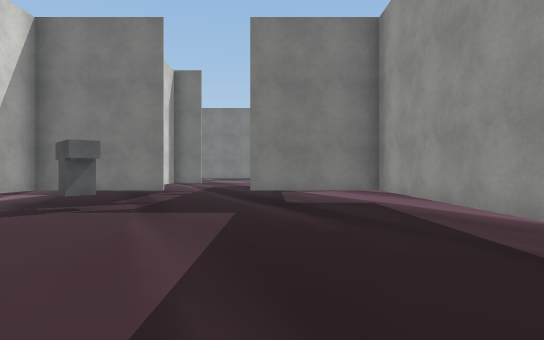
[1] (above)

22 first-person views from a walk through a 3-D level made in the Unity game engine. The camera is 1.5 m above the floor, looks level and sees 80° across. The floor is counted in squares, 2 m on a side. Each view is taken from the middle of a square. On the plan, view 1 faces up. The plan holds only what a view shows up to about 11 squares ahead; the rest is blank. The place goes on beyond the plan. The player character is not drawn. Some animated figures are left out. Some surface patterns are stand-ins.

[2]
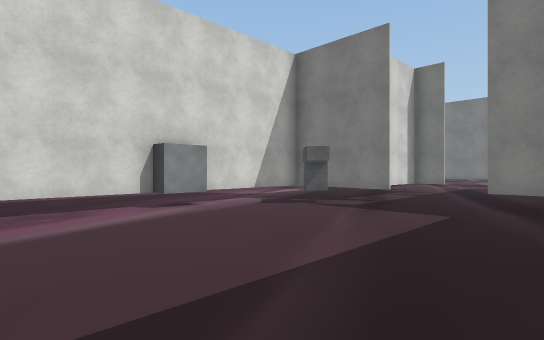

[3]
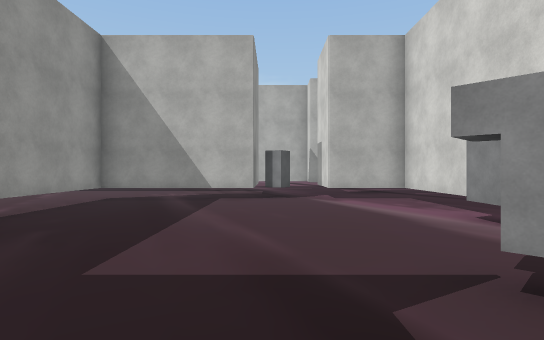

[4]
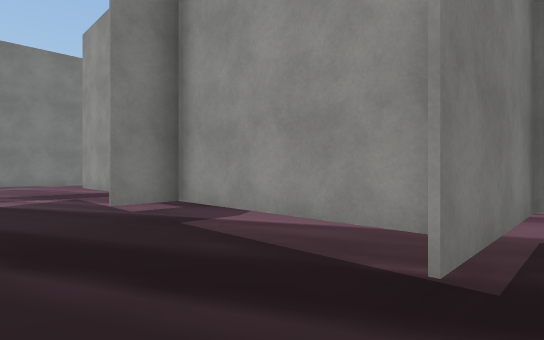

[5]
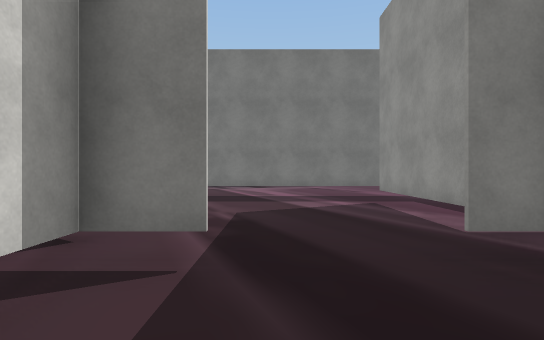

[6]
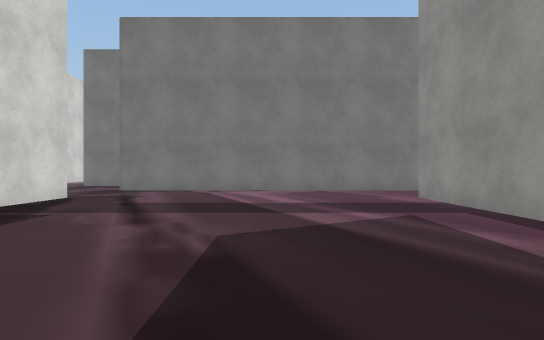

[7]
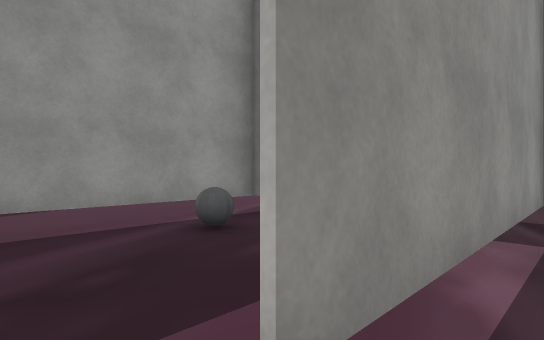

[8]
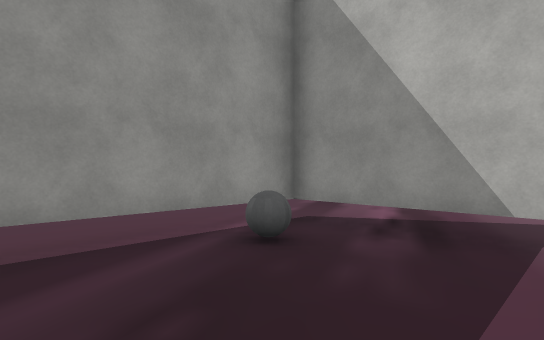

[9]
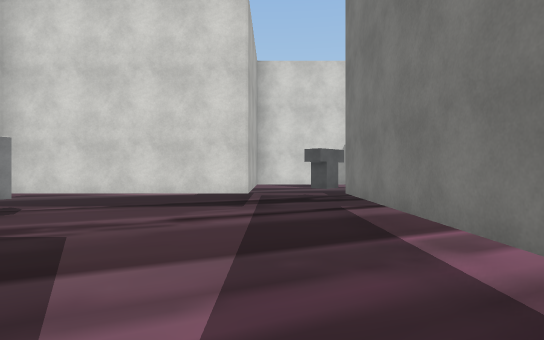

[10]
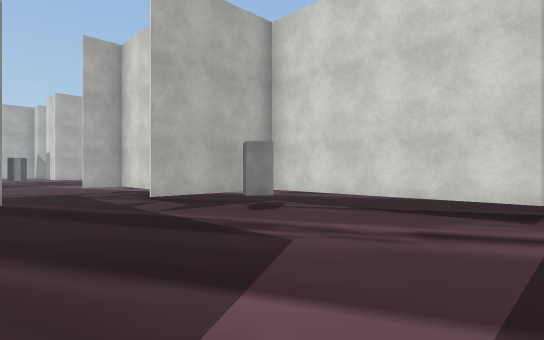

[11]
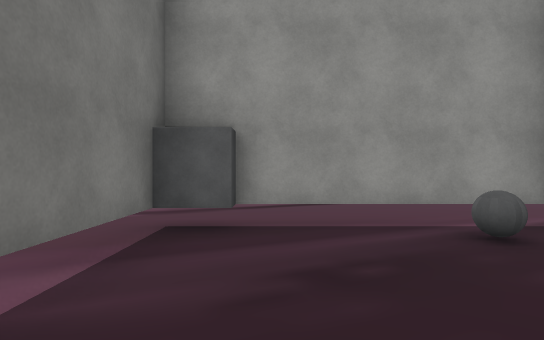

[12]
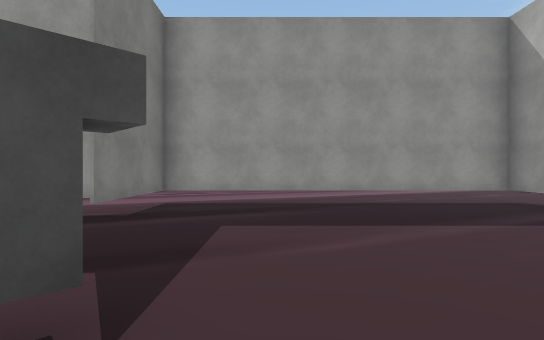

[13]
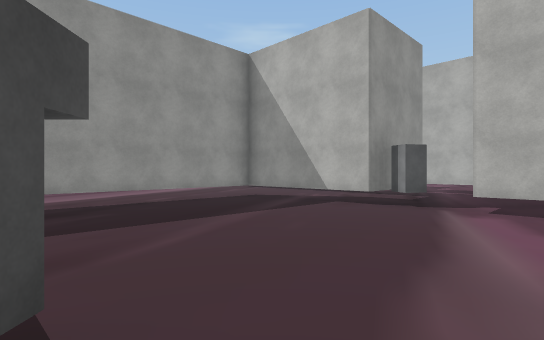

[14]
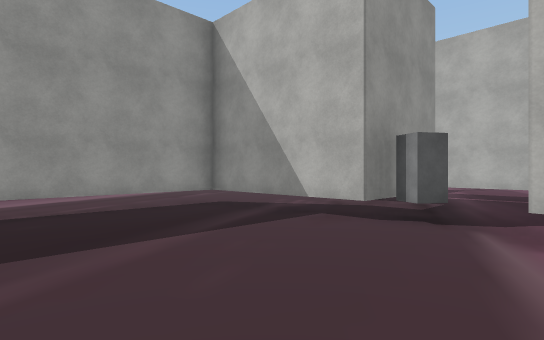

[15]
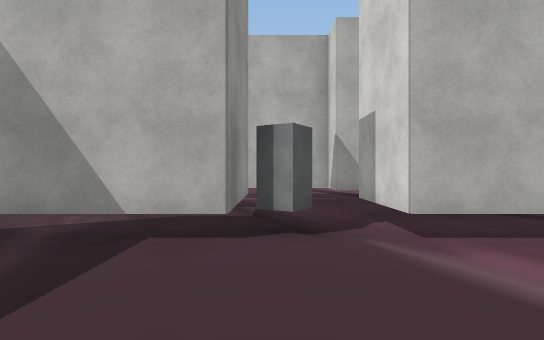

[16]
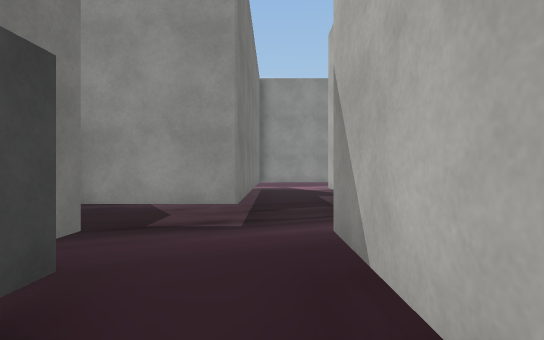

[17]
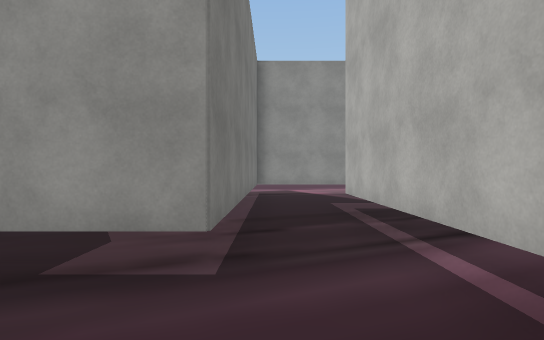

[18]
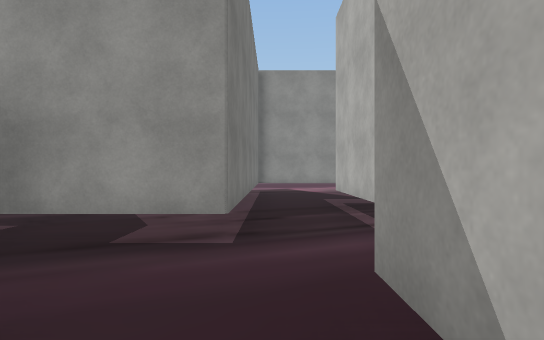

[19]
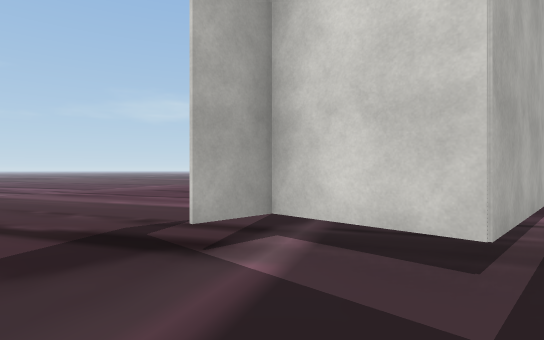

[20]
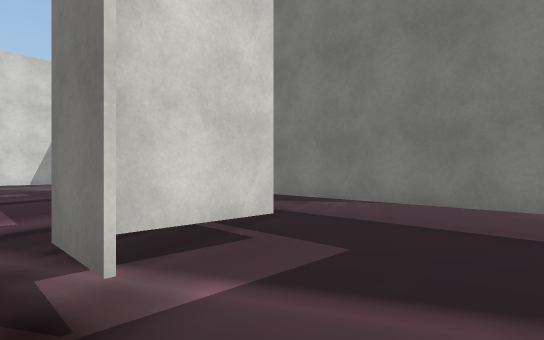

[21]
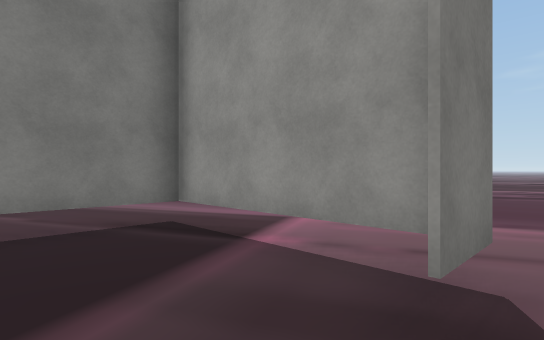

[22]
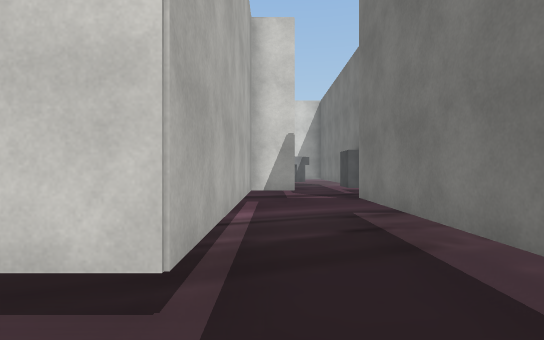

### Floor plan
Key: @ floor where view 1 was taken; # wall or solid block; x gap in a wall; . floor; T thing the floor can be seen under or through.
Columns run from 10 left of view 1 to 6 right of it. Each row starts with its distance up from view 1.
 22      ........
 21   ##.........
 20   .  ........
 19 #...TT...........
 18 #..#. TTTTTTTTT..
 17 ##............T..
 16  ####.....T...T..
 15  ...T.....T...T..
 14  ...T.....T...T..
 13  ...T.....TTTTT..
 12  ...T T...T......
 11  ....TTT..T......
 10  .....T...T....
  9    ...T...T......
  8    ...T...T......
  7   ..TTTT..TTT....
  6   ..T.T.....T....
  5  ...T.......T....
  4  ...TT......T....
  3  ...TT......T....
  2  ...T.......T....
  1  ...T.......T....
  0    .T ....@.T....
 -1    ..TT.TTTTT....
 -2    ...T.T........
 -3      ##.TT.......
 -4     .....TTTTTTTT
 -5      ##T........T
 -6   #....TTTT##...#
 -7   #.........##..#
 -8      .. .....x..#

Positions as (right, up) in squares from view 1, and headings:
1: (0, 0), facing up
2: (1, 0), facing up-left
3: (-2, 8), facing down
4: (-2, 7), facing up-right
5: (-2, 9), facing up
6: (-2, 11), facing up
7: (0, 17), facing down-right
8: (1, 17), facing down-right
9: (1, 17), facing left
10: (0, 17), facing down-left
11: (0, 17), facing right
12: (-5, 5), facing right
13: (-5, 6), facing down-right
14: (-4, 4), facing down-right
15: (-2, 3), facing down
16: (-6, -4), facing right
17: (-4, -4), facing right
18: (-5, -4), facing right
19: (5, -5), facing down-left
20: (5, -8), facing up-left
21: (4, -8), facing up-right
22: (4, -5), facing left
